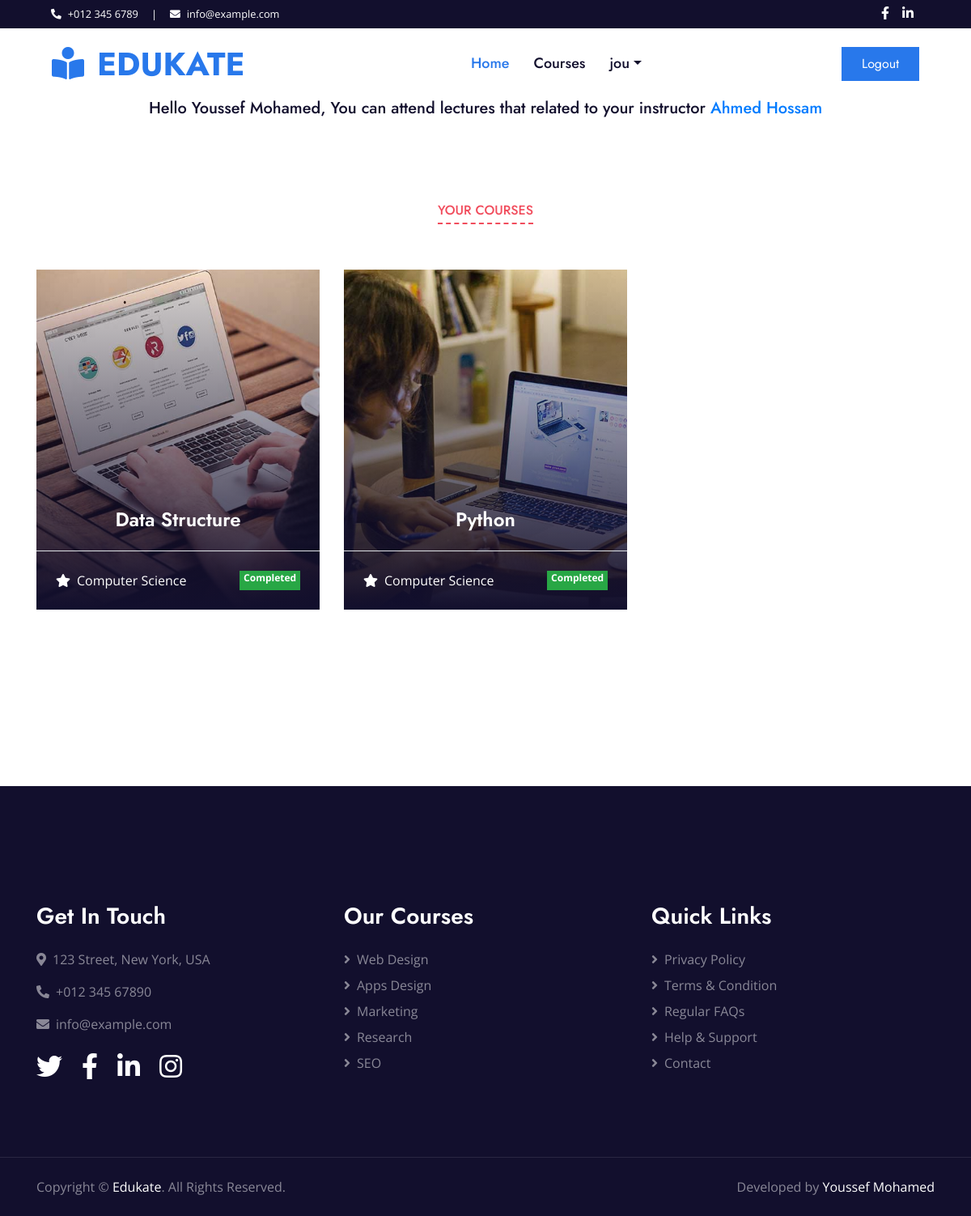
Screenshot of /course_view/ (signed in) with the database file from the repository.
### register/models.py (models this page shows, shortened)
class Student(models.Model):
    user = models.OneToOneField(User, on_delete=models.CASCADE)
    name = models.CharField(max_length=50)
    photo = models.ImageField(upload_to='student_photo/%Y/%m/%d/')
    invited_by = models.ForeignKey(Instructor, on_delete=models.CASCADE , to_field='id')

class Instructor(models.Model):
    staffuser = models.OneToOneField(User, on_delete=models.CASCADE)
    name = models.CharField(max_length=50)

### instructor/models.py (models this page shows, shortened)
class Course(models.Model):
    instructor = models.ForeignKey(Instructor, on_delete=models.CASCADE)
    courseName = models.CharField(max_length=50)
    image = models.ImageField(upload_to='course_image/%Y/%m/%d/')
    description = models.TextField(max_length=500)
    Type = models.CharField(max_length=50)
    student_complete = models.ManyToManyField(Student, through="CompleteCourse")

### course_view/views/course_views.py (the view)
# urls.py: path('', student_course, name='student_course'),
@login_required
@user_passes_test(lambda user: user.is_active and not (user.is_superuser or user.is_staff))
def student_course(request):
    current_student = Student.objects.get(user=request.user)
    related_instructor = Instructor.objects.get(id=current_student.invited_by.id)
    courses_data = []
    related_course = Course.objects.filter(instructor = related_instructor)
    for course in related_course:
        check_complete = CompleteCourse.objects.filter(student=current_student, course=course)
        if check_complete:
            course_info = {'course':course, 'completed':True}
        else:
            course_info = {'course':course, 'completed':False}
        courses_data.append(course_info)
    return render(request, 'student_course.html', {'student':current_student ,
                                                'instructor':related_instructor,
                                                'courses':courses_data})

### templates/student_course.html (shortened to what this page needs)
{% extends 'base/base.html' %}
{% load static %}
{% block content %}
<h5 style="text-align: center;">Hello {{student.name}}, You can attend lectures that related to your instructor
    <span style="color: #007BFF;">{{instructor.name}}</span></h5>
    <div class="container-fluid py-5">
        <div class="container py-5">
            <div class="row mx-0 justify-content-center">
                <div class="col-lg-8">
                    <div class="section-title text-center position-relative mb-5">
                        <h6 class="d-inline-block position-relative text-secondary text-uppercase pb-2">Your Courses</h6>
                    </div>
                </div>
            </div>
            <div class="row">
                {% for course in courses %}
                <div class="col-lg-4 col-md-6 pb-4">
                    <a class="courses-list-item position-relative d-block overflow-hidden mb-2" href="{% url 'course_details' course.course.id %}">
                        <img class="img-fluid" src="{{course.course.image.url}}" alt="">
                        <div class="courses-text">
                            <h4 class="text-center text-white px-3">{{course.course.courseName}}</h4>
                            <div class="border-top w-100 mt-3">
                                <div class="d-flex justify-content-between p-4">
                                    <span class="text-white"><i class="fa fa-star mr-2"></i>{{course.course.Type}}</span>
                                    {% if course.completed %}
                                    <span class="badge badge-success">Completed</span>
                                    {% else %}
                                    <span class="badge badge-warning">In Progress</span>
                                    {% endif %}
                                </div>
                            </div>
                        </div>
                    </a>
                </div>
                {% endfor %}
            </div>
        </div>
    </div>
{% endblock %}

### templates/base/header.html (shortened to what this page needs)
{% load static %}
<!DOCTYPE html>
<html>
    <head>
    <link href="https://cdnjs.cloudflare.com/ajax/libs/font-awesome/5.10.0/css/all.min.css" rel="stylesheet">
    <link href="{% static 'css/style.css' %}" rel="stylesheet">
    </head>
    <body>
        <div class="container-fluid bg-dark">
            <div class="row py-2 px-lg-5">
                <div class="col-lg-6 text-center text-lg-left mb-2 mb-lg-0">
                    <div class="d-inline-flex align-items-center text-white">
                        <small><i class="fa fa-phone-alt mr-2"></i>+012 345 6789</small>
                        <small class="px-3">|</small>
                        <small><i class="fa fa-envelope mr-2"></i>info@example.com</small>
                    </div>
                </div>
                <div class="col-lg-6 text-center text-lg-right">
                    <div class="d-inline-flex align-items-center">
                        <a class="text-white px-2" href="">
                            <i class="fab fa-facebook-f"></i>
                        </a>
                        <a class="text-white px-2" href="">
                            <i class="fab fa-linkedin-in"></i>
                        </a>
                    </div>
                </div>
            </div>
        </div>
        <div class="container-fluid p-0">
            <nav class="navbar navbar-expand-lg bg-white navbar-light py-3 py-lg-0 px-lg-5">
                <a href="{% url 'index' %}" class="navbar-brand ml-lg-3">
                    <h1 class="m-0 text-uppercase text-primary"><i class="fa fa-book-reader mr-3"></i>Edukate</h1>
                </a>
                <div class="collapse navbar-collapse justify-content-between px-lg-3" id="navbarCollapse">
                    <div class="navbar-nav mx-auto py-0">
                        {% if user.is_authenticated %}
                        {% if user.is_staff and not user.is_superuser %}
                        {% if request.user.assistant %}
                        <a href="{% url 'index' %}" class="nav-item nav-link active">Home</a>
                        <a href="{% url 'generate_invitation' %}" class="nav-item nav-link">Invite User</a>
                        {% else %}
                        <a href="{% url 'index' %}" class="nav-item nav-link active">Home</a>
                        <a href="{% url 'generate_invitation' %}" class="nav-item nav-link">Invite User</a>
                        <div class="nav-item dropdown">
                            <a href="#" class="nav-link dropdown-toggle" data-toggle="dropdown">{{user.username}}</a>
                            <div class="dropdown-menu m-0">
                                <a href="{% url 'instructor_courses' %}" class="dropdown-item">Your Courses</a>
                                <a href="{% url 'instructor_student' %}" class="dropdown-item">Your Students</a>
                            </div>
                        </div>
                        {% endif %}
                        {% elif user.is_superuser%}
                        <a href="{% url 'index' %}" class="nav-item nav-link active">Home</a>
                        <a href="{% url 'view_mesasges' %}" class="nav-item nav-link">Messages</a>
                        <a href="{% url 'admin:index' %}" class="nav-item nav-link">Admin Panel</a>
                        {% else %}
                        <a href="{% url 'index' %}" class="nav-item nav-link active">Home</a>
                        <a href="{% url 'student_course' %}" class="nav-item nav-link">Courses</a>
                        <div class="nav-item dropdown">
                        <a href="#" class="nav-link dropdown-toggle" data-toggle="dropdown">{{user.username}}</a>
                        </div>
                        {% endif %}
                        {% else %}
                        <a href="index.html" class="nav-item nav-link active">Home</a>
                        <a href="#about" class="nav-item nav-link">About Us</a>
                        <a href="#contact" class="nav-item nav-link">Contact Us</a>
                        {% endif %}
                    </div>
                    {% if user.is_authenticated %}
                    <a href="{% url 'signout' %}" class="btn btn-primary py-2 px-4">Logout</a>
                    {% else %}
                    <a href="{% url 'signin' %}" class="btn btn-primary py-2 px-4">Login</a>
                    {% endif %}
                </div>
            </nav>
        </div>
    </body>
</html>

### rows the page displays
Student: name "Youssef Mohamed"
Instructor: name "Ahmed Hossam"
Course: course.image (picture), course.courseName "Data Structure", course.Type "Computer Science"
Course: course.image (picture), course.courseName "Python", course.Type "Computer Science"

### other values shown
{{ user.username }} "jou"
